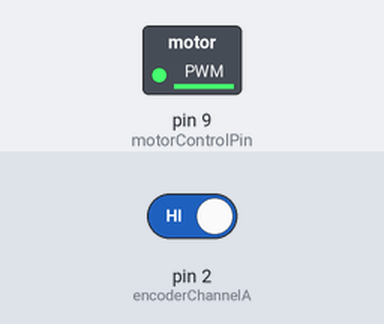
The sketch below on a simulated Arduino Uno, built with avr-gcc and run on an emulated ATmega328P. On the bench: switched loads named in the sketch (green lamp = pin HIGH). Inputs (shaded band) come from the test bench; at power-on: pin 2 (encoderChannelA) HIGH. What the sketch prints to the serial monitor is not drawn.

Above: at 0.2 s.
Timing chart, 0 to 1.7 s (numbered marks = the images above):
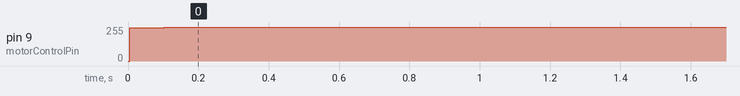

The sketch:

Task_12.4.ino
```cpp
#include <PID_v1.h>

const int motorControlPin = 9;
const int encoderChannelA = 2;
const int encoderChannelB = 3;

volatile int encoderCount = 0;
unsigned long lastRPMCalculationTime = 0;

double targetRPM = 100;
double currentRPM = 0;
double pidOutput = 0;

double PG = 2.0, IG = 5.0, DG = 1.0;

PID myPID(&currentRPM, &pidOutput, &targetRPM, PG, IG, DG, DIRECT);

double smoothedOutput = 0;
double smoothingCoefficient = 0.1;

class PIDController {
public:
  PIDController(double* inputRPM, double* outputValue, double* desiredRPM, double kp, double ki, double kd)
    : rpmInput(inputRPM), controlOutput(outputValue), setpoint(desiredRPM), kp(kp), ki(ki), kd(kd), pid(inputRPM, outputValue, desiredRPM, kp, ki, kd, DIRECT) {
    pid.SetMode(AUTOMATIC);
    pid.SetOutputLimits(0, 255);
  }

  void Compute() {
    pid.Compute();
  }

private:
  double* rpmInput;
  double* controlOutput;
  double* setpoint;
  double kp, ki, kd;
  PID pid;
};

PIDController motorPID(&currentRPM, &pidOutput, &targetRPM, PG, IG, DG);

void setup() {
  pinMode(motorControlPin, OUTPUT);
  pinMode(encoderChannelA, INPUT_PULLUP);
  pinMode(encoderChannelB, INPUT_PULLUP);

  attachInterrupt(digitalPinToInterrupt(encoderChannelA), encoderISR, RISING);

  Serial.begin(9600);
}

void loop() {
  unsigned long currentTime = millis();
  if (currentTime - lastRPMCalculationTime >= 1000) {
    static unsigned long previousTime = 0;
    static int previousCount = 0;
    unsigned long currentTime = millis();
    int countDifference = encoderCount - previousCount;
    previousCount = encoderCount;
    double timeDifference = (currentTime - previousTime) / 60000.0;
    previousTime = currentTime;
    currentRPM = (countDifference / 20.0) / timeDifference;
    lastRPMCalculationTime = currentTime;
    Serial.print("RPM: ");
    Serial.println(currentRPM);
  }
  motorPID.Compute();
  smoothedOutput = (smoothingCoefficient * pidOutput) + ((1 - smoothingCoefficient) * smoothedOutput);
  analogWrite(motorControlPin, smoothedOutput);
}

void encoderISR() {
  if (digitalRead(encoderChannelA) == digitalRead(encoderChannelB)) {
    encoderCount++;
  } else {
    encoderCount--;
  }
}
```

Measured:
- by itself, pin 9 (motorControlPin): 0/255 → 249/255 at 0.00 s, → 254/255 0.10 s later
